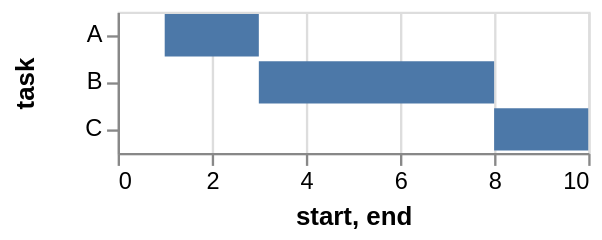

Here is the Vega-Lite specification saved for this chart:
### Vega specification from a JSON file in a GitHub repository (floating-point values rounded to 4 significant figures)
{"$schema": "https://vega.github.io/schema/vega/v5.json", "description": "A simple bar chart with ranged data (aka Gantt Chart).", "autosize": "pad", "padding": 5, "width": 200, "style": "cell", "data": [{"name": "source_0", "values": [{"task": "A", "start": 1, "end": 3}, {"task": "B", "start": 3, "end": 8}, {"task": "C", "start": 8, "end": 10}]}], "signals": [{"name": "y_step", "value": 20}, {"name": "height", "update": "bandspace(domain('y').length, 0.1, 0.05) * y_step"}], "marks": [{"name": "marks", "type": "rect", "style": ["bar"], "from": {"data": "source_0"}, "encode": {"update": {"fill": [{"test": "datum[\"start\"] === null || isNaN(datum[\"start\"])", "value": null}, {"value": "#4c78a8"}], "tooltip": {"signal": "{\"task\": ''+datum[\"task\"], \"start\": format(datum[\"start\"], \"\"), \"end\": format(datum[\"end\"], \"\")}"}, "x": {"scale": "x", "field": "start"}, "x2": {"scale": "x", "field": "end"}, "y": {"scale": "y", "field": "task"}, "height": {"scale": "y", "band": true}}}}], "scales": [{"name": "x", "type": "linear", "domain": {"data": "source_0", "fields": ["start", "end"]}, "range": [0, {"signal": "width"}], "nice": true, "zero": true}, {"name": "y", "type": "band", "domain": {"data": "source_0", "field": "task", "sort": true}, "range": {"step": {"signal": "y_step"}}, "paddingInner": 0.1, "paddingOuter": 0.05}], "axes": [{"scale": "x", "orient": "bottom", "grid": false, "title": "start, end", "labelFlush": true, "labelOverlap": true, "tickCount": {"signal": "ceil(width/40)"}, "zindex": 1}, {"scale": "x", "orient": "bottom", "gridScale": "y", "grid": true, "tickCount": {"signal": "ceil(width/40)"}, "domain": false, "labels": false, "maxExtent": 0, "minExtent": 0, "ticks": false, "zindex": 0}, {"scale": "y", "orient": "left", "grid": false, "title": "task", "labelOverlap": true, "zindex": 1}], "config": {"axisY": {"minExtent": 30}}}
